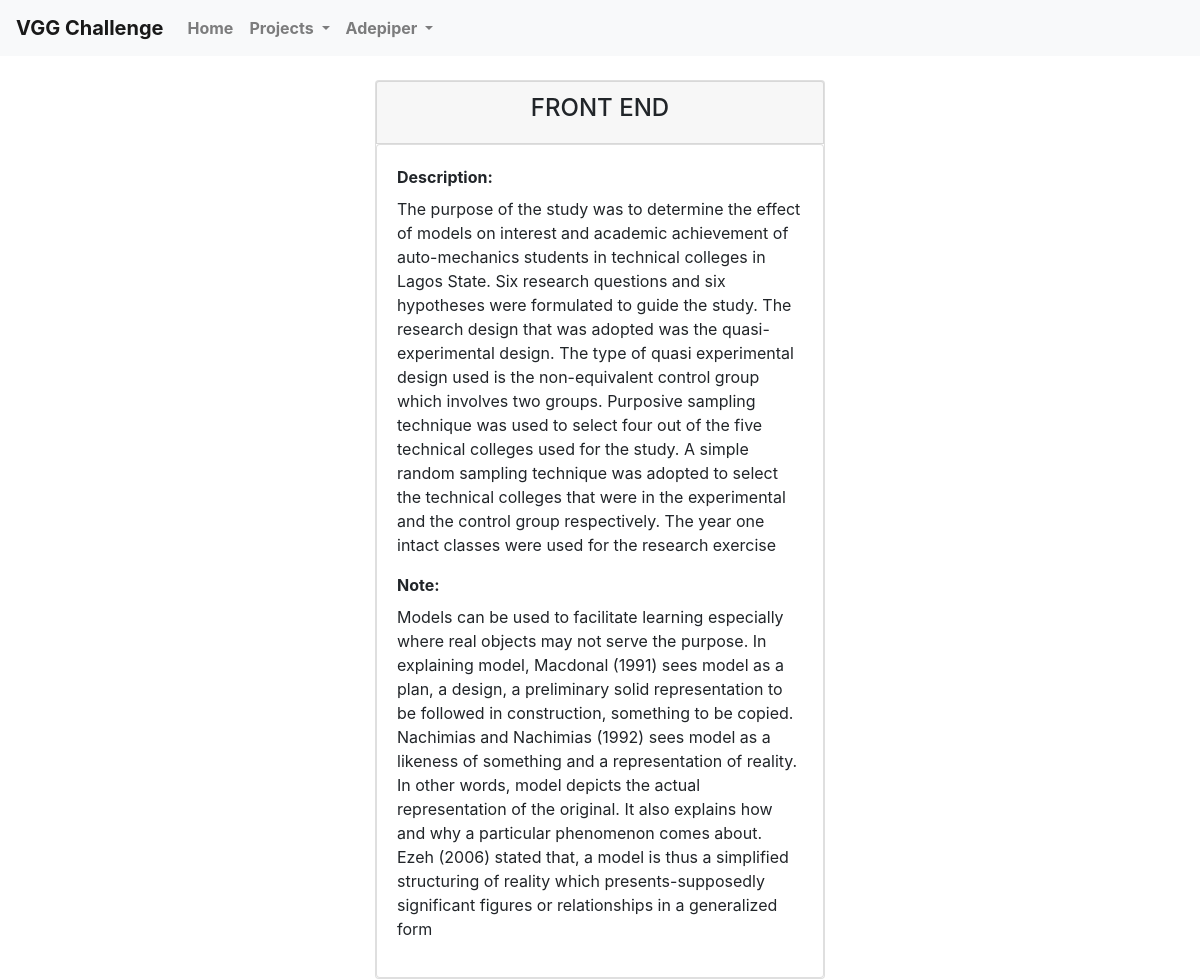
Screenshot of /project/actions/3 (signed in) with the database file from the repository.
### vgginternship/models.py (models this page shows, shortened)
class User(db.Model, UserMixin):
    id = db.Column(db.Integer, primary_key=True) # primary keys are required by SQLAlchemy
    username = db.Column(db.String(100), unique=True, nullable = False)
    password = db.Column(db.String(100), nullable = False)

class Projects(db.Model):
    id = db.Column(db.Integer, primary_key=True)
    name = db.Column(db.String(100), nullable = False, unique= True)
    description = db.Column(db.Text, nullable= False)
    actions = db.relationship('Actions', backref='name', lazy=True)

class Actions (db.Model):
    id = db.Column(db.Integer, primary_key=True)
    project_id = db.Column(db.Integer, db.ForeignKey('projects.id'), nullable = False)
    description = db.Column(db.Text, nullable= False)
    note = db.Column(db.Text, nullable =False)

### vgginternship/projects/routes.py (the view)
@projects.route('/project/actions/<int:action_id>')
@login_required
def allActionsId(action_id):
    action = Actions.query.get_or_404(action_id)
    return render_template('singleActionId.html', action=action)

### vgginternship/models.py (called while the page is built)
@login_manager.user_loader
def load_user(user_id):
    return User.query.get(int(user_id))

### vgginternship/templates/singleActionId.html (shortened to what this page needs)
{% extends "layout.html" %}
    {% block content %}
        <div class="container">
                <div class="card mt-4">
                  <div class="card card-header text-center">
                      <h4>{{action.name.name}}</h4>
                  </div>
                  <div class="card card-body">
                        <label class="font-weight-bold" for="description">Description: </label>
                        <p>{{action.description}}</p>
                            <label class="font-weight-bold" for="Note">Note: </label>
                                    <p>{{action.note}}</p>
                                </div>
                        </div>
                  </div>
    {% endblock content %}

### vgginternship/templates/layout.html (shortened to what this page needs)
<!doctype html>
<html lang="en">
  <head>
    <link rel="stylesheet" href="https://stackpath.bootstrapcdn.com/bootstrap/4.4.1/css/bootstrap.min.css">
    <link rel="stylesheet" href="{{url_for('static', filename ='style.css')}}">
  </head>
  <body>
        <nav class="navbar navbar-expand-lg navbar-light bg-light font-weight-bold">
                <a class="navbar-brand" href="/">VGG Challenge</a>
                <div class="collapse navbar-collapse" id="navbarNav">
                  <ul class="navbar-nav">
                    <li class="nav-item ">
                      <a class="nav-link" href="{{ url_for('main.home') }}">Home <span class="sr-only">(current)</span></a>
                    </li>
                    {% if current_user.is_authenticated %}
                      <li class="nav-item dropdown">
                          <a class="nav-link dropdown-toggle" href="{{ url_for('projects.project') }}" id="navbarDropdown" role="button" data-toggle="dropdown" aria-haspopup="true" aria-expanded="false">
                            Projects
                          </a>
                        </li>
                        <li class="nav-item dropdown float-right">
                            <a class="nav-link dropdown-toggle" href="#" id="navbarDropdown" role="button" data-toggle="dropdown" aria-haspopup="true" aria-expanded="false">
                              {{current_user.username}}
                            </a>
                          </li>
                    {% endif %}
                  </ul>
                </div>
              </nav>
        {% block content %}
        {% endblock %}
    </body>
    </html>

### vgginternship/static/style.css (style rules this page uses)
@media (min-width: 968px) { .container { width: 40% !important; } }

### rows the page displays
User: username "Adepiper"
Projects: name.name "FRONT END"
Actions: description "The purpose of the study was to determine the effect of models on interest and academic achievement of auto-mechanics students in technical colleges in Lagos State. Six research questions and six hypotheses were formulated to guide the study. The research design that was adopted was the quasi-experimental design. The type of quasi experimental design used is the non-equivalent control group which involves two groups. Purposive sampling technique was used to select four out of the five technical colleges used for the study. A simple random sampling technique was adopted to select the technical colleges that were in the experimental and the control group respectively. The year one intact…", note "Models can be used to facilitate learning especially where real objects may not serve the purpose. In explaining model, Macdonal (1991) sees model as a plan, a design, a preliminary solid representation to be followed in construction, something to be copied. Nachimias and Nachimias (1992) sees model as a likeness of something and a representation of reality. In other words, model depicts the actual representation of the original. It also explains how and why a particular phenomenon comes about. Ezeh (2006) stated that, a model is thus a simplified structuring of reality which presents-supposedly significant figures or relationships in a generalized form"
